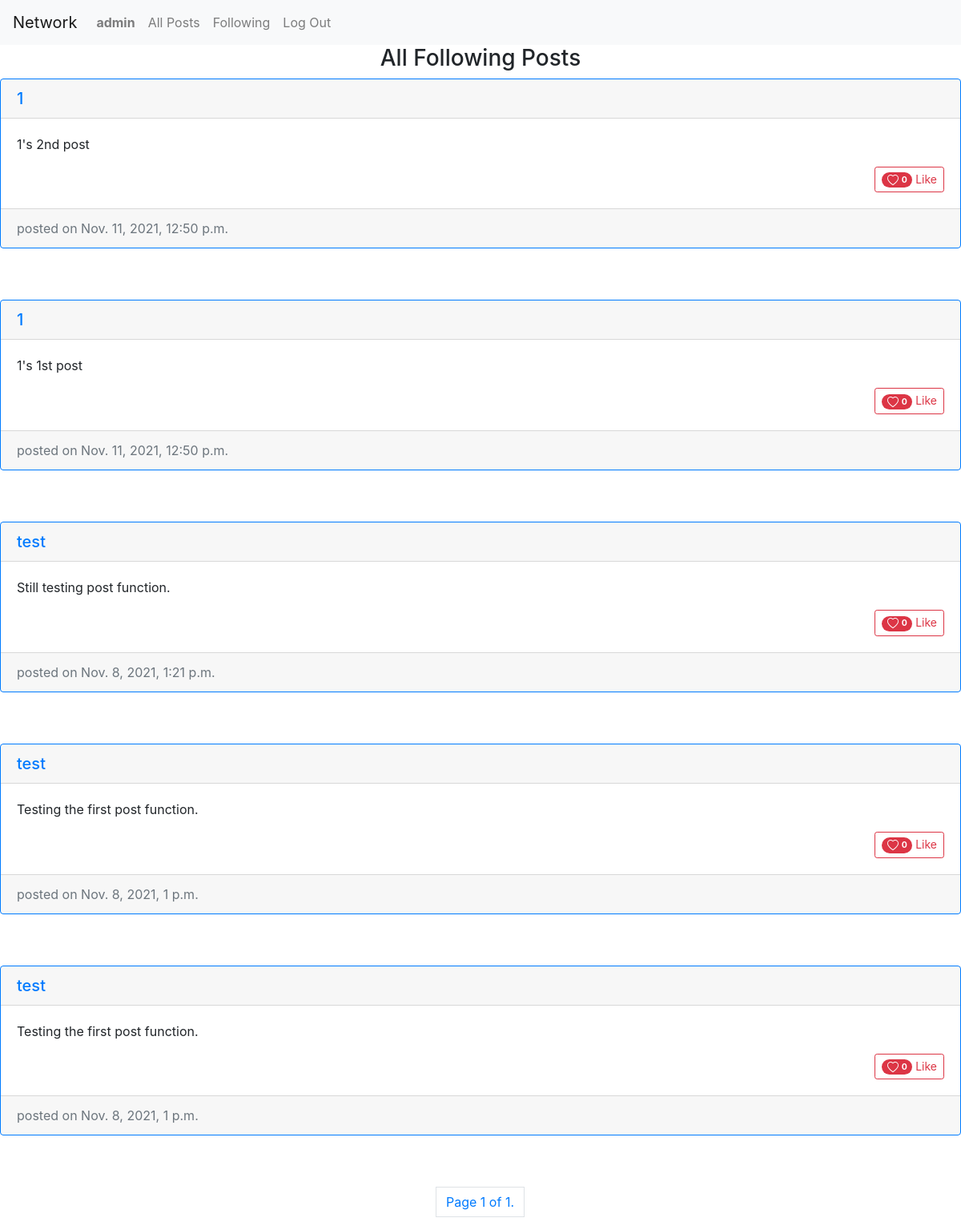
The app's page /users/f/ (signed in), older data.
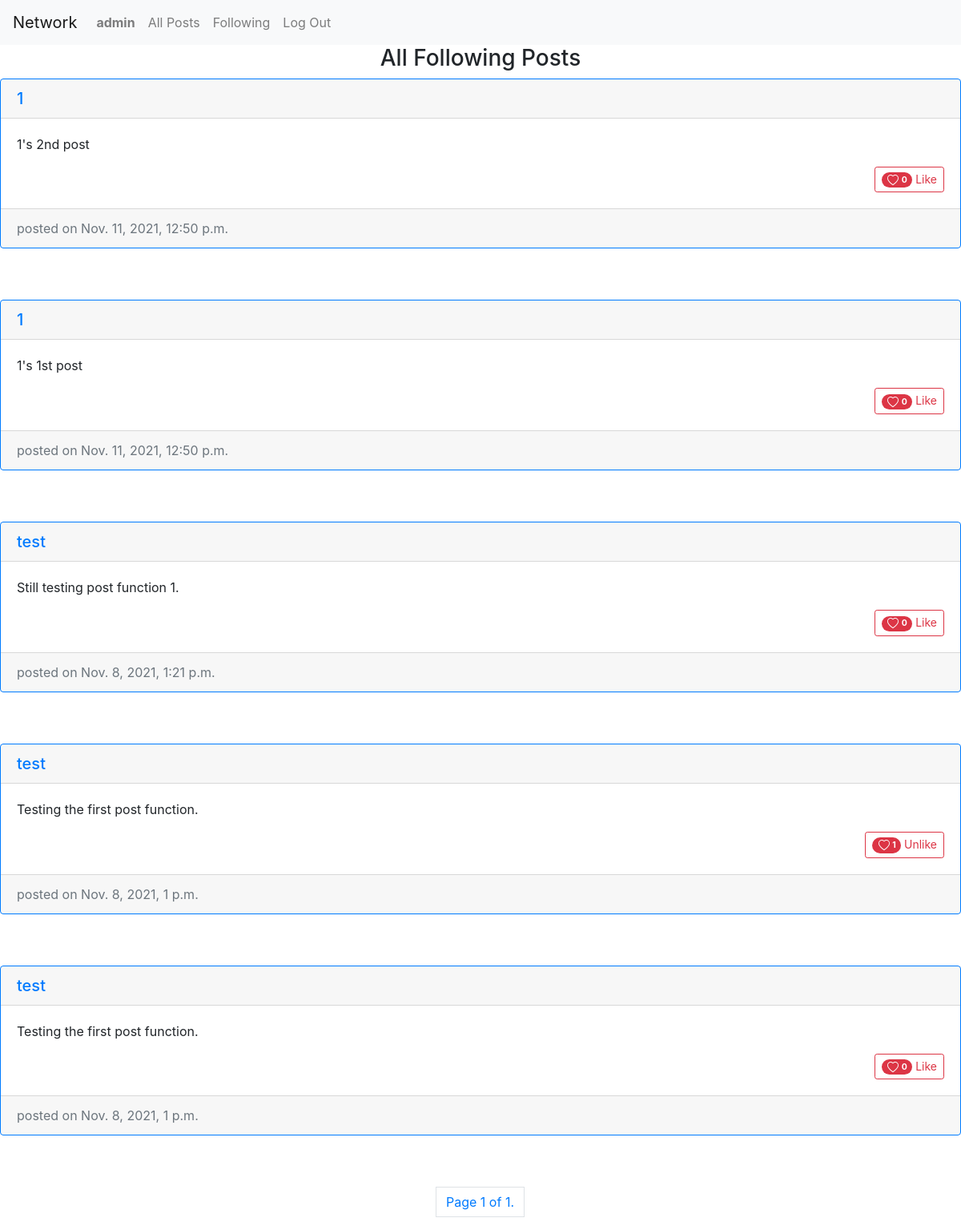
The same page, newer data.
### network/models.py (models this page shows)
class Post(models.Model):
    user = models.ForeignKey(User, on_delete=models.CASCADE)
    body = models.TextField()
    likes = models.ManyToManyField(User, related_name = 'likes', blank=True)
    likes_count = models.IntegerField(default=0)
    date_added = models.DateTimeField(auto_now_add=True, null=True)

class User(AbstractUser):
    pass

### network/views.py (the view)
# urls.py: path("users/f/", views.following, name="following"),
@login_required
def following(request):
    if Follower.objects.filter(user=request.user).exists():
        following_object = Follower.objects.get(user=request.user)
        followings = User.objects.filter(following__id=following_object.id)
        posts = []
        all_following_posts = []
        for following in followings:
            following_posts = Post.objects.filter(user=following)
            for following_post in following_posts:
                all_following_posts.append(following_post)
        all_posts_sorted = sorted(all_following_posts, key=lambda x: x.date_added, reverse=True)
        for post in all_posts_sorted:
            likes = User.objects.filter(likes__id=post.id)
            new_object = {
                'likes': likes,
                'post': post
            }
            posts.append(new_object)
        paginator = Paginator(posts, 10)
        page_number = request.GET.get('page')
        page_obj = paginator.get_page(page_number)
        context = {
            'page_obj': page_obj,
            'posts': posts
        }
        return render(request, "network/following.html", context)
    else:
        return HttpResponseRedirect(request.META.get('HTTP_REFERER'))

### network/templates/network/following.html (shortened to what this page needs)
{% extends "network/layout.html" %}
{% block body %}
    {% if user.is_authenticated %}
        <div>
            {% if posts %}
                <h3 class="text-center">All Following Posts</h3>
                {% for post in page_obj  %}
                <div class="card border-primary mb-3">
                    <h5 class="card-header card-title">
                        <a href="{% url 'user-profile' post.post.user %}">{{ post.post.user }}</a>
                    </h5>
                    <div class="card-body">
                        <p class="card-text" id="body{{post.post.id}}">
                            {{ post.post.body }}
                        </p>
                        <div class="float-right">
                            <a class="like btn btn-outline-danger btn-sm" href="{% url 'like-or-unlike' post.post.id %}" id="post-{{ post.post.id }}">
                                <span class="badge badge-pill badge-danger">
                                     {{ post.likes|length }}</span>
                                {% if user in post.likes %}
                                    Unlike
                                {% else %}
                                    Like
                                {% endif %}
                            </a>
                        </div>
                    </div>
                    <div class="card-footer text-muted">posted on {{ post.post.date_added }}</div>
                </div>
                <br>
                <br>
                {% endfor %}
                <nav aria-label="Page navigation example">
                    <ul class="pagination justify-content-center">
                        <span class="current page-link">
                            Page {{ page_obj.number }} of {{ page_obj.paginator.num_pages }}.
                        </span>
                    </ul>
                </nav>
            {% endif %}
        </div>
    {% endif %}
{% endblock %}

Row changes from the older to the newer data that the page shows:
changed Post: post.body "Still testing post function." → "Still testing post function 1."
computed for Post (number 4 of 5 on the later page): likes|length "0" → "1"; text "Like" → "Unlike"
